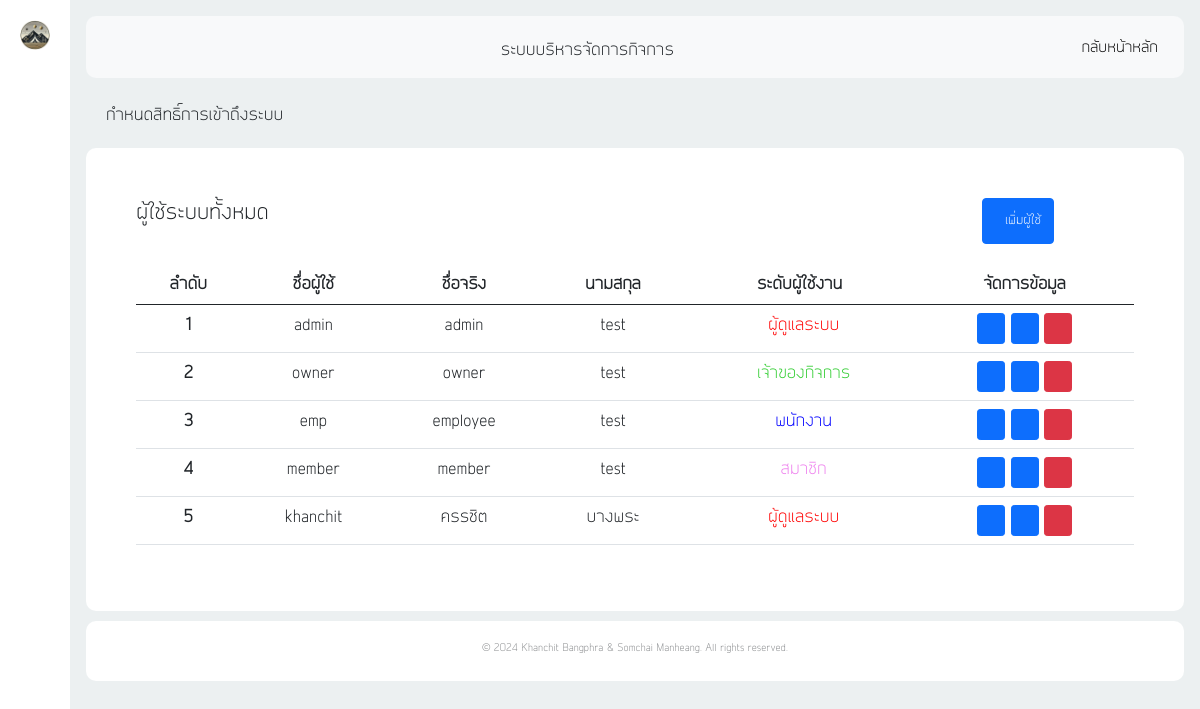
Screenshot of /backend/dashboard.php?page=user-data (signed in) with the database file from the repository.
### tables this page shows
CREATE TABLE `users` (
  `userID` smallint(5) UNSIGNED ZEROFILL NOT NULL,
  `userName` varchar(100) NOT NULL,
  `userPass` varchar(100) NOT NULL,
  `userFName` varchar(255) NOT NULL,
  `userLName` varchar(255) NOT NULL,
  `userTel` varchar(10) NOT NULL,
  `userEmail` varchar(255) NOT NULL,
  `userLavelID` tinyint(1) UNSIGNED ZEROFILL NOT NULL,
  `userImg` varchar(100) NOT NULL
);

### backend/user_data/user_data.php (the view, shortened to what this page needs)
<?php
$users = $db_con->query("SELECT * FROM users");
$usersArray = $users->fetchAll(PDO::FETCH_ASSOC);
function getUserLevelName($level) {
    switch ($level) {
        case 1: return 'ผู้ดูแลระบบ';
        case 2: return 'เจ้าของกิจการ';
        case 3: return 'พนักงาน';
        case 4: return 'สมาชิก';
    }
}
?>
<p style="font-size: 16px; padding: 5px 20px;">กำหนดสิทธิ์การเข้าถึงระบบ</p>
<div id="user-table" style="align-items: center;background-color: white; border-radius: 10px; padding: 50px;">
    <div class="d-flex justify-content-between">
        <p style="font-size: 20px;">ผู้ใช้ระบบทั้งหมด</p>
        <button class="btn btn-primary" style="font-size: 12px;margin-right: 80px;" data-bs-toggle="modal" data-bs-target="#addDataModal">
            <i class="lni lni-circle-plus" style="padding: 5px;"></i>
            เพิ่มผู้ใช้
        </button>
    </div>
    <div class="text-center">
        <table class="table" style="margin-top: 20px; font-size: 16px;">
            <thead>
                <tr>
                    <th scope="col">ลำดับ</th>
                    <th scope="col">ชื่อผู้ใช้</th>
                    <th scope="col">ชื่อจริง</th>
                    <th scope="col">นามสกุล</th>
                    <th scope="col">ระดับผู้ใช้งาน</th>
                    <th scope="col">จัดการข้อมูล</th>
                </tr>
            </thead>
            <tbody>
                <?php foreach ($usersArray as $index => $user) : ?>
                <tr>
                    <?php
                        if($user['userLavelID'] == 1) {
                            $lavel_color = "red";
                        } else if($user['userLavelID'] == 2) {
                            $lavel_color = "LimeGreen";
                        } else if($user['userLavelID'] == 3) {
                            $lavel_color = "blue";
                        } else {
                            $lavel_color = "Violet";
                        }
                    ?>
                    <th scope="row"><?php echo $index + 1; ?></th>
                    <td><?php echo htmlspecialchars($user['userName']); ?></td>
                    <td><?php echo htmlspecialchars($user['userFName']); ?></td>
                    <td><?php echo htmlspecialchars($user['userLName']); ?></td>
                    <td style="color: <?php echo $lavel_color; ?>;"><i class="lni lni-checkmark-circle" style="margin-right: 8px;"></i><?php echo getUserLevelName($user['userLavelID']); ?></td>
                    <td>
                        <button onclick="resetpass('<?php echo str_pad($user['userID'], 5, "0", STR_PAD_LEFT); ?>')" class="btn btn-primary btn-sm">
                            <i class="lni lni-key" style="padding: 5px;"></i>
                        </button>
                        <button onclick="openEditModal('<?php echo str_pad($user['userID'], 5, "0", STR_PAD_LEFT); ?>')" class="btn btn-primary btn-sm">
                            <i class="lni lni-pencil" style="padding: 5px;"></i>
                        </button>
                        <button onclick="delete_data('<?php echo str_pad($user['userID'], 5, "0", STR_PAD_LEFT); ?>')" class="btn btn-danger btn-sm">
                            <i class="lni lni-trash-can" style="padding: 5px;"></i>
                        </button>
                    </td>
                </tr>
                <?php endforeach; ?>
            </tbody>
        </table>
    </div>
</div>

### backend/dash.css (style rules this page uses)
* { font-family: kkfont; }

### rows the page displays
users: userName "admin", userFName "admin", userLName "test", userLavelID "ผู้ดูแลระบบ"
users: userName "owner", userFName "owner", userLName "test", userLavelID "เจ้าของกิจการ"
users: userName "emp", userFName "employee", userLName "test", userLavelID "พนักงาน"
users: userName "member", userFName "member", userLName "test", userLavelID "สมาชิก"
users: userName "khanchit", userFName "ครรชิต", userLName "บางพระ", userLavelID "ผู้ดูแลระบบ"
